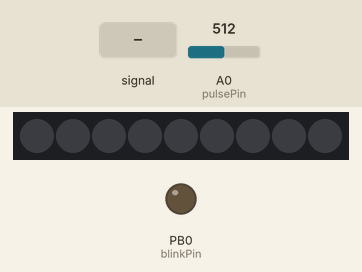
Simulated run of this sketch. Board: ATtiny85, built for the host (arithmetic inside an expression is 32-bit, double 64-bit). Parts: 9 RGB LEDs in strip order, left to right, output pins drawn as LEDs (lit = HIGH). The inputs (shaded band) are chosen by the test bench; at power-on: A0 (pulsePin) = 512.

Above: at 2.2 s.
2.3 s: A0 (pulsePin) fed a 200 Hz sine of ±81 counts around its level
At 3.0 s:
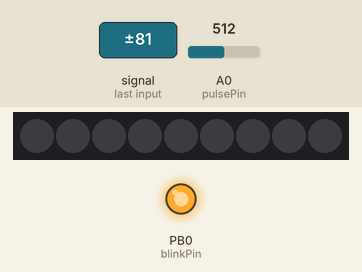
Timing chart, 0 to 5.3 s (numbered marks = the images above; inputs shaded):
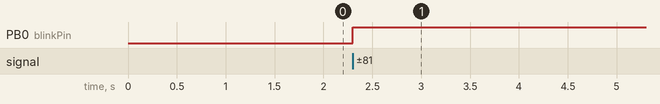

The sketch:

Neopixel-Heartbeat.ino
```cpp
/* Pulse Sensor Amped with NeoPixels

Pulse an arbitrary number of Adafruit NeoPixels based on a heartbeat sensor

The pulsesensor.com code needs to be in module interrupt.ino in the sketch directory
   http://pulsesensor.com/pages/pulse-sensor-amped-arduino-v1dot1
Code also uses the Adafruit NeoPixel library code discussed at
   https://learn.adafruit.com/adafruit-neopixel-uberguide

Version 1.0 by Mike Barela for Adafruit Industries, Fall 2015
Modified by BrettRD and ZestyMilk for the ATTiny85
*/
#include <Adafruit_NeoPixel.h>    // Library containing

// Behavior setting variables
int pulsePin = A0;                 // Pulse Sensor purple wire connected to analog pin 0
int blinkPin = 0;                 // Digital pin to blink led at each beat
int fadePin  = 4;                 // pin to do fancy neopixel effects at each beat
int fadeRate = 0;                 // used to fade LED on with PWM on fadePin

// these variables are volatile because they are used during the interrupt service routine
volatile int BPM;                   // used to hold the pulse rate
volatile int Signal;                // holds the incoming raw data
volatile int IBI = 600;             // holds the time between beats, the Inter-Beat Interval
volatile boolean Pulse = false;     // true when pulse wave is high, false when it's low
volatile boolean QS = false;        // becomes true when Arduoino finds a beat.

// Set up use of NeoPixels
const int NUMPIXELS = 9;           // Put the number of NeoPixels you are using here
const int BRIGHTNESS = 10;          // Set brightness of NeoPixels here
Adafruit_NeoPixel strip = Adafruit_NeoPixel(NUMPIXELS, fadePin, NEO_GRB + NEO_KHZ800);

void setup(){
  pinMode(blinkPin,OUTPUT);         // pin that will blink to your heartbeat!
  //Serial.begin(115200);           // Serial output data for debugging or external use
  strip.begin();
  strip.setBrightness(BRIGHTNESS);
  for (int x=0; x < NUMPIXELS; x++) {  // Initialize all pixels to 'off'
     strip.setPixelColor(x, strip.Color(0, 0, 0));
  }
  strip.show();                     // Ensure the pixels are off
  delay(1000);                      // Wait a second
  interruptSetup();                 // sets up to read Pulse Sensor signal every 2mS
}

void loop(){
  sendDataSerial('S', Signal);      // send Processing the raw Pulse Sensor data
  if (QS == true){                    // Quantified Self flag is true when arduino finds a heartbeat
     fadeRate = 250;                  // Set 'fadeRate' Variable to 255 to fade LED with pulse
//     sendDataSerial('B',BPM);       // send heart rate with a 'B' prefix
//     sendDataSerial('Q',IBI);       // send time between beats with a 'Q' prefix
     QS = false;                      // reset the Quantified Self flag for next time
  }
  ledFadeToBeat();                    // Routine that fades color intensity to the beat
  delay(20);                          //  take a break
}

void ledFadeToBeat() {
    fadeRate -= 15;                         // Set LED fade value
    fadeRate = constrain(fadeRate,0,150);   // Keep LED fade value from going into negative numbers
    setStrip(fadeRate);                     // Write the value to the NeoPixels
    sendDataSerial('R',fadeRate);
}

void sendDataSerial(char symbol, int data ) {
//    Serial.print(symbol);                // symbol prefix tells Processing what type of data is coming
//    Serial.println(data);                // the data to send culminating in a carriage return
}

void setStrip(int r) {     // Set the strip to one color intensity (red)
   //int g;              // Green is set to zero (for non-red colors, change this)
   int b;              // Blue is set to zero (for non-red colors, change this)
   for (int x=0; x < NUMPIXELS; x++) {
      strip.setPixelColor(x, strip.Color(r, (r/2.5), b));
   }
   strip.show();
}
```

interrupt.ino
```cpp
/*
This code uses the Pulse Sensor Amped by Joel Murphy and Yury Gitman
    www.pulsesensor.com
    >>> Pulse Sensor purple wire goes to Analog Pin 0 <<<
Pulse Sensor sample aquisition and processing happens in the background via Timer 2 interrupt. 2mS sample rate.
PWM on pins 3 and 11 will not work when using this code, because we are using Timer 2!
The following variables are automatically updated:
Signal :    int that holds the analog signal data straight from the sensor. updated every 2mS.
IBI  :      int that holds the time interval between beats. 2mS resolution.
BPM  :      int that holds the heart rate value, derived every beat, from averaging previous 10 IBI values.
QS  :       boolean that is made true whenever Pulse is found and BPM is updated. User must reset.
Pulse :     boolean that is true when a heartbeat is sensed then false in time with pin13 LED going out.

NOTE: This code works with Arduino UNO or Arduino PRO or Arduino Pro Mini 5V or any Arduino running with an
ATmega328 and 16MHz clock. This will disable PWM output on pin 3 and 11. Also, it will disable the tone() command.

All the work to find the heartbeat and determine the heartrate happens in the code below.
For using the Pulse Sensor code, see the link below for a code walkthrough:
http://pulsesensor.myshopify.com/pages/pulse-sensor-amped-arduino-v1dot1

Code Version 02 by Joel Murphy & Yury Gitman  Fall 2012
*/

volatile int rate[10];                    // used to hold last ten IBI values
volatile unsigned long sampleCounter = 0;          // used to determine pulse timing
volatile unsigned long lastBeatTime = 0;           // used to find the inter beat interval
volatile int P =512;                      // used to find peak in pulse wave
volatile int T = 512;                     // used to find trough in pulse wave
volatile int thresh = 512;                // used to find instant moment of heart beat
volatile int amp = 100;                   // used to hold amplitude of pulse waveform
volatile boolean firstBeat = true;        // used to seed rate array so we startup with reasonable BPM
volatile boolean secondBeat = true;       // used to seed rate array so we startup with reasonable BPM

void interruptSetup(){
  // Initializes Timer2 to throw an interrupt every 2mS.
  TCCR2A = 0x02;     // DISABLE PWM ON DIGITAL PINS 3 AND 11, AND GO INTO CTC MODE
  TCCR2B = 0x06;     // DON'T FORCE COMPARE, 256 PRESCALER
  OCR2A = 0X7C;      // SET THE TOP OF THE COUNT TO 124 FOR 500Hz SAMPLE RATE
  TIMSK2 = 0x02;     // ENABLE INTERRUPT ON MATCH BETWEEN TIMER2 AND OCR2A
  sei();             // MAKE SURE GLOBAL INTERRUPTS ARE ENABLED
}

// THIS IS THE TIMER 2 INTERRUPT SERVICE ROUTINE.
// Timer 2 makes sure that we take a reading every 2 miliseconds
ISR(TIMER2_COMPA_vect){                         // triggered when Timer2 counts to 124
    cli();                                      // disable interrupts while we do this
    Signal = analogRead(pulsePin);              // read the Pulse Sensor
    sampleCounter += 2;                         // keep track of the time in mS with this variable
    int N = sampleCounter - lastBeatTime;       // monitor the time since the last beat to avoid noise

//  find the peak and trough of the pulse wave
    if(Signal < thresh && N > (IBI/5)*3){       // avoid dichrotic noise by waiting 3/5 of last IBI
        if (Signal < T){                        // T is the trough
            T = Signal;                         // keep track of lowest point in pulse wave
         }
       }

    if(Signal > thresh && Signal > P){          // thresh condition helps avoid noise
        P = Signal;                             // P is the peak
       }                                        // keep track of highest point in pulse wave

  //  NOW IT'S TIME TO LOOK FOR THE HEART BEAT
  // signal surges up in value every time there is a pulse
if (N > 250){                                   // avoid high frequency noise
  if ( (Signal > thresh) && (Pulse == false) && (N > (IBI/5)*3) ){
    Pulse = true;                               // set the Pulse flag when we think there is a pulse
    digitalWrite(blinkPin,HIGH);                // turn on pin 13 LED
    IBI = sampleCounter - lastBeatTime;         // measure time between beats in mS
    lastBeatTime = sampleCounter;               // keep track of time for next pulse

         if(firstBeat){                         // if it's the first time we found a beat, if firstBeat == TRUE
             firstBeat = false;                 // clear firstBeat flag
             return;                            // IBI value is unreliable so discard it
            }
         if(secondBeat){                        // if this is the second beat, if secondBeat == TRUE
            secondBeat = false;                 // clear secondBeat flag
               for(int i=0; i<=9; i++){         // seed the running total to get a realisitic BPM at startup
                    rate[i] = IBI;
                    }
            }

    // keep a running total of the last 10 IBI values
    word runningTotal = 0;                   // clear the runningTotal variable

    for(int i=0; i<=8; i++){                // shift data in the rate array
          rate[i] = rate[i+1];              // and drop the oldest IBI value
          runningTotal += rate[i];          // add up the 9 oldest IBI values
        }

    rate[9] = IBI;                          // add the latest IBI to the rate array
    runningTotal += rate[9];                // add the latest IBI to runningTotal
    runningTotal /= 10;                     // average the last 10 IBI values
    BPM = 60000/runningTotal;               // how many beats can fit into a minute? that's BPM!
    QS = true;                              // set Quantified Self flag
    // QS FLAG IS NOT CLEARED INSIDE THIS ISR
    }
}

  if (Signal < thresh && Pulse == true){     // when the values are going down, the beat is over
      digitalWrite(blinkPin,LOW);            // turn off pin 13 LED
      Pulse = false;                         // reset the Pulse flag so we can do it again
      amp = P - T;                           // get amplitude of the pulse wave
      thresh = amp/2 + T;                    // set thresh at 50% of the amplitude
      P = thresh;                            // reset these for next time
      T = thresh;
     }

  if (N > 2500){                             // if 2.5 seconds go by without a beat
      thresh = 512;                          // set thresh default
      P = 512;                               // set P default
      T = 512;                               // set T default
      lastBeatTime = sampleCounter;          // bring the lastBeatTime up to date
      firstBeat = true;                      // set these to avoid noise
      secondBeat = true;                     // when we get the heartbeat back
     }

  sei();                                     // enable interrupts when youre done!
}// end isr
```

Measured:
- after the input at 2.3 s, PB0 (blinkPin): LOW → HIGH at once
